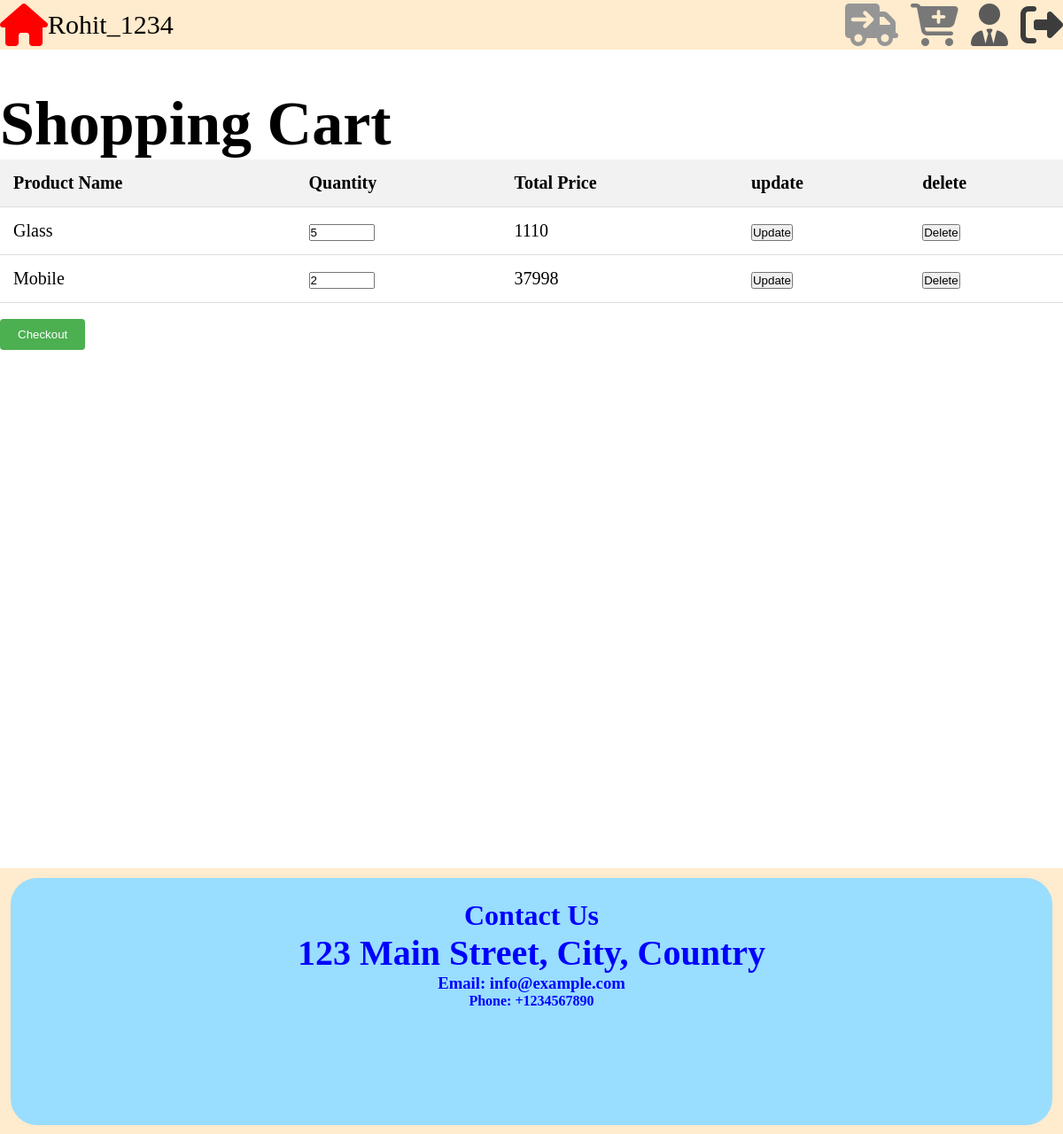
Page /home/cart/ (signed in) on the earlier database version.
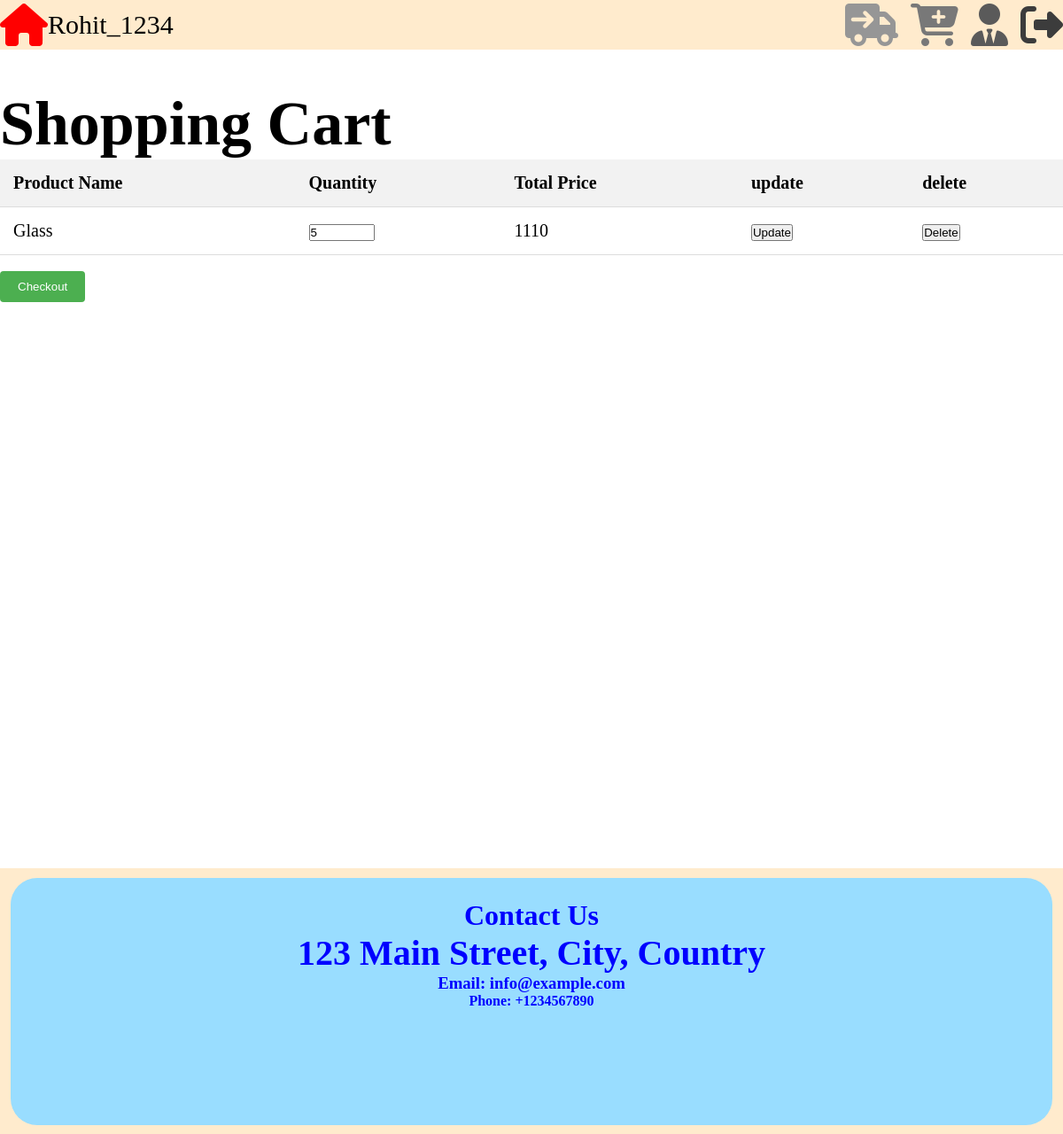
Same page on the later database version.
### e_commerce_site/models.py (models this page shows)
class UserProduct(models.Model):
    user = models.ForeignKey(User, on_delete=models.CASCADE)
    product = models.ForeignKey(product_management, on_delete=models.CASCADE)
    quantities = models.PositiveIntegerField(default=1)
    total_price=models.PositiveIntegerField(default=1)

class product_management(models.Model):
    name=models.CharField(max_length=50,null=False)
    description=models.CharField(max_length=500,null=False)
    price=models.IntegerField(null=False)
    quantity=models.IntegerField(null=False)
    image=models.ImageField(upload_to='image/',null=False)
    def __str__(self):
        return self.name

### e_commerce_site/views.py (the view, shortened to what this page needs)
# urls.py: path('home/cart/',cart.as_view(),name='cart'),
class cart(View):
    def get(self,request):
        try:
            if not request.user.is_authenticated:
                return redirect('login')
            obj1=UserProduct.objects.filter(user=request.user)
            return render(request,'cart.html',{'obj':obj1,'username':request.user})
        except Exception as e:
            return HttpResponse(e)

### templates/cart.html (shortened to what this page needs)
<!DOCTYPE html>
<html lang="en">
<head>
    <link rel="stylesheet" href="/static/css/cart.css">
</head>
<body>
<header style="height:7vh;align-item:text-align:center;display:flex;align-items: center;">
        <div style=" justifyContent: center; alignItems: center;text-align:center;" >
            <a href="/home/"><i style="font-size: 6vh;color:red;" class="fa-solid fa-house" ></i></a>
        </div>
    <div>
        {% if  username == 'Login' %}
        <h1 style="padding:12px;"><a href="/login/">{{ username }}</a></h1>
        {% else %}
        <h10 style="font-size:30px;">{{ username }}</h10>
        {% endif %}
    </div>
        <div class="right_header">
            <a href="/home/orders/"><i style="font-size: 6vh;color:rgb(150, 150, 150);padding-left:10px;" class="fa-solid fa-truck-arrow-right"></i></a>
            <a href="/home/cart/"><i style="font-size: 6vh;color:rgb(120, 120, 120);padding-left:10px;" class="fa-solid fa-cart-plus"></i></a>
            <a href="/admin_panal/"><i style="font-size: 6vh;color:rgb(90, 90, 90);padding-left:10px;" class="fa-solid fa-user-tie"></i></a>
            <a href="/logout/"><i style="font-size: 6vh;color:rgb(60, 60, 60);padding-left:10px;" class="fa-solid fa-right-from-bracket"></i></a>
        </div>
</header>
<h2 style="margin-top:100px;font-size:70px;">Shopping Cart</h2>
<div style="min-height:800px;">
<table>
  <thead>
    <tr>
      <th>Product Name</th>
      <th>Quantity</th>
      <th>Total Price</th>
        <th>update</th>
        <th>delete</th>
    </tr>
  </thead>
  <tbody>
  {% for i in obj %}
    <tr>
        <form method="post">
      <td>{{ i.product }}</td>
      <td><input type="number" name="quantities" value="{{ i.quantities }}" style="width:70px;"></td>
      <td>{{ i.total_price }}</td>
        <td><a href="/home/"><button>Update</button></a></td>
            </form>
        <td><a href="/home/cart/delete/{{ i.id }}"><button>Delete</button></a></td>
    </tr>
    {% endfor %}
  </tbody>
</table>
    <br><a href="/home/checkout/"><button class="checkout-btn">Checkout</button></a>
</div>
<footer style="text-align: center;display:flex;width:100%;margin:0;padding:0;align-items:center;">
<div style="width:98%;height:85%;align-items:center;background-color:#99ddff;border-radius:30px;justify-content:center;padding-top:2%;">
            <h1>Contact Us</h1>
            <h2 style="font-size:40px;">123 Main Street, City, Country</h2>
            <h3>Email: info@example.com</h3>
            <h4>Phone: +1234567890</h4>
        </div>
</footer>
</body>
</html>

Differences in the rows shown:
removed UserProduct: product "Mobile", quantities "2", total_price "37998"
